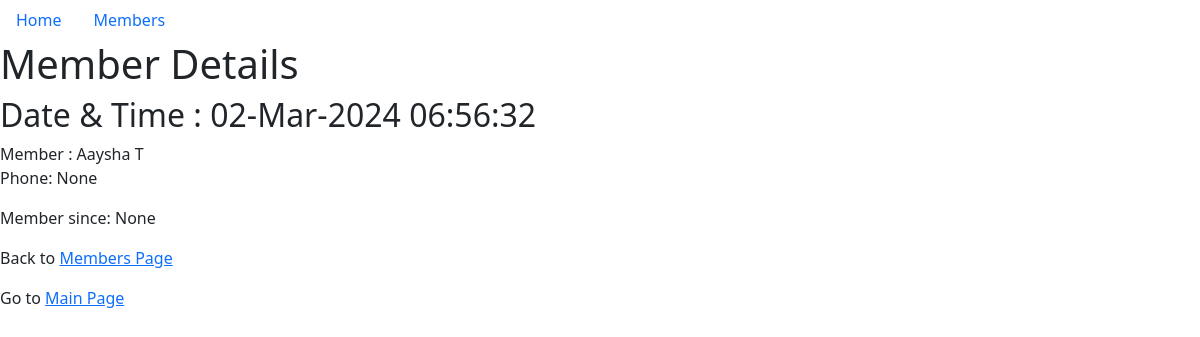
Screenshot of /members/details/3 with the database file from the repository.
### members/models.py (models this page shows, shortened)
class Members(models.Model):
    first_name = models.CharField(max_length = 255)
    last_name = models.CharField(max_length = 255)
    phone = models.IntegerField(null = True)
    joined_date = models.DateField(null = True)

### members/views.py (the view)
# urls.py: path('members/details/<int:id>', views.details, name='datails'),
def details(request, id):
  details_dict = {
    'one_member' : Members.objects.get(id = id),
    'current_date' : datetime.now(),
  }
  template = loader.get_template('details.html')
  return HttpResponse(template.render(details_dict, request))

### members/templates/details.html (shortened to what this page needs)
{% extends 'base.html' %}
{% block content %}
    <h1>Member Details</h1>
    <h2>Date & Time : {% now 'd-M-Y h:i:s' %}</h2>
    Member : {{one_member.first_name}} {{one_member.last_name}}
    <p>Phone: {{ one_member.phone }}</p>
    <p>Member since: {{ one_member.joined_date }}</p>
    <p>Back to <a href="/members">Members Page</a></p>
    <p>Go to  <a href="/">Main Page</a></p>
{% endblock %}

### members/static/style.css (style rules this page uses)
body { background-color: lightpink; font-family: Verdana, Geneva, Tahoma, sans-serif; }

### rows the page displays
Members: first_name "Aaysha", last_name "T", phone "None", joined_date "None"
